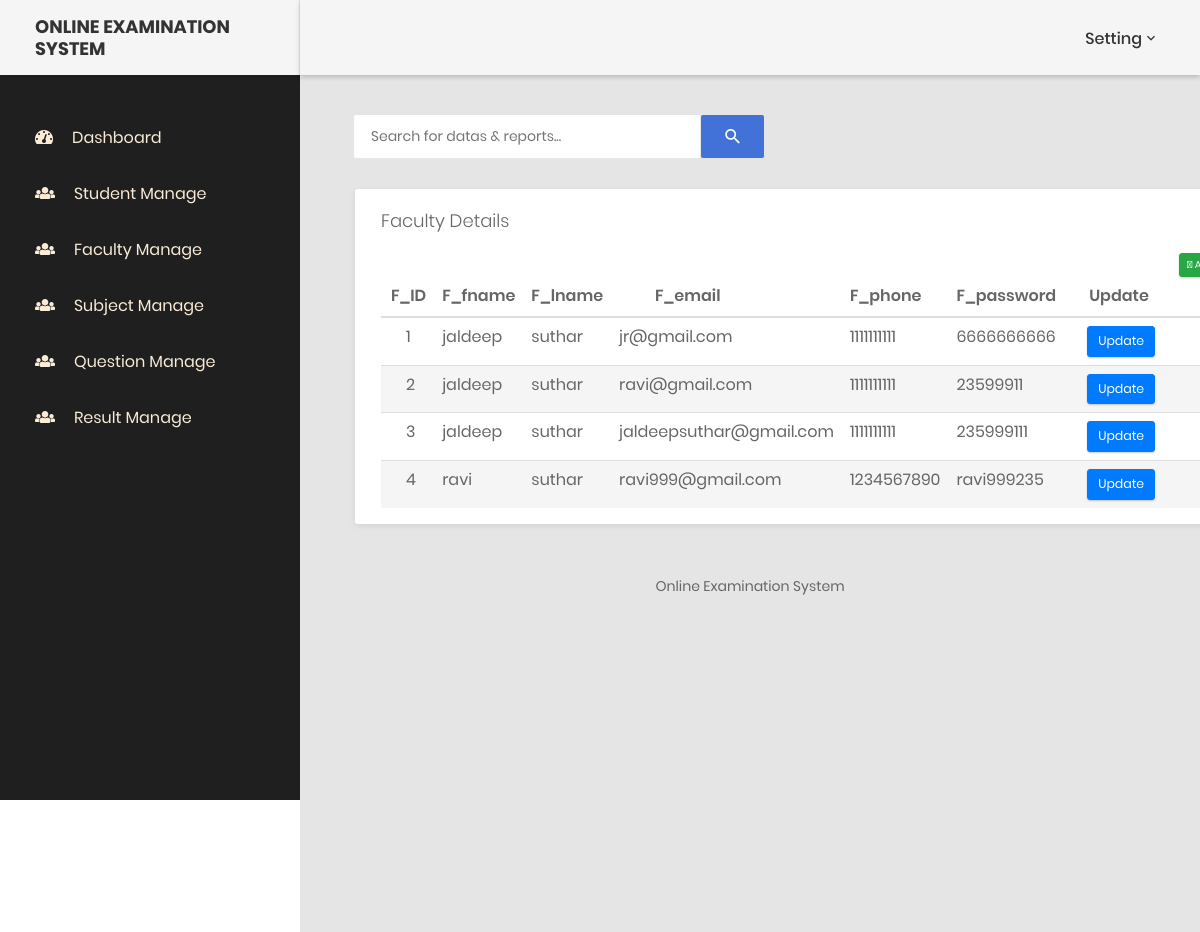
/admin/faculty.php, run on the app's committed database.
### tables this page shows
CREATE TABLE `faculty_master` (
  `F_id` int(100) NOT NULL,
  `F_fname` text NOT NULL,
  `F_lname` text NOT NULL,
  `F_email` text NOT NULL,
  `F_phone` int(10) NOT NULL,
  `F_password` text NOT NULL
);

### admin/faculty.php (the view, shortened to what this page needs)
<!DOCTYPE html>
<html lang="en">
<head>
   <link rel="stylesheet" href="assets/bootstrap.min.css">
   <link rel="stylesheet" href="assets/style.css">
   <link rel="stylesheet" href="assets/main.css">
</head>
<?php include "header.php"; ?>
<?php
   include "../connection.php";
    if(isset($_POST['submit'])){
        $search = $_POST['search'];
        $result = mysqli_query($con, "SELECT * FROM faculty_master WHERE F_id=$search");
         $count = mysqli_num_rows($result);
    }else{
        $select = "SELECT * FROM faculty_master";
        $result = mysqli_query($con,$select);
        $count = mysqli_num_rows($result);
    }
?>
<body class="animsition">
<?php include "sidebar.php"; ?>
        <div class="page-container">
            <div class="main-content" id="main-content">
                <div class="section__content section__content--p30">
                <form class="form-header" action="" method="POST">
                                <input class="au-input au-input--xl" type="text" name="search" placeholder="Search for datas &amp; reports..." />
                                <button class="au-btn--submit" type="submit" name="submit">
                                    <i class="zmdi zmdi-search"></i>
                                </button>
                            </form>
                    <div id="container-fluid" class="container-fluid">
                    <div class="row m-t-30">
                    <div class="row">
                    <div class="col-md-12">
							<div class="panel">
								<div class="panel-heading">
									<h3 class="panel-title">Faculty Details</h3>
								</div>
                                <div  id="add">
                                <button type="button" name="submit" class="btn btn-success pull-right">
                                <i class="fa-plus-square"></i>&nbsp;<a href="fac_add.php" class="text-white"> ADD FACULTY</a></button>
                                </div>
								<div class="panel-body">
									<table class="table table-striped">
										<thead>
											<tr>
                                                <th id="sid">F_ID</th>
												<th>F_fname</th>
												<th>F_lname</th>
												<th id="head1">F_email</th>
												<th>F_phone</th>
                                                <th>F_password</th>
                                                <th id="head">Update</th>
                                                <th id="head1">Delete</th>
											</tr>
										</thead>
										<tbody>
                                        <?php
                                        if($count > 0) {
                                            while($data = mysqli_fetch_assoc($result)){
                                        ?>
                                            <tr>
                                                <td><?php echo $data['F_id']; ?></td>
                                                <td><?php echo $data['F_fname']; ?></td>
                                                <td><?php echo $data['F_lname']; ?></td>
                                                <td><?php echo $data['F_email']; ?></td>
                                                <td><?php echo $data['F_phone']; ?></td>
                                                <td><?php echo $data['F_password']; ?></td>
                                                <td>
                                                <div class="card-body" id="btn">
                                                <button type="button"  class="btn btn-primary btn-lg" data-toggle="modal"  data-target="#exampleModalCenter"><a href="fac_update.php?fid=<?php echo $data['F_id'];?>" name="update" class="text-white">Update</a></button>
                                                </div>
                                             </td>
                                           <td>
                                               <div class="card-body" id="btn">
                                               </td>
                                               </div>
                                           <?php
                                        }
                                            }
                                           ?>
                                </div>
                            </div>
                    </div>
                </div>
            </div>
   <?php include "footer.php"; ?>
</body>
</html>

### admin/header.php (shortened to what this page needs)
<!DOCTYPE html>
<html lang="en">
<head>
    <link href="css/font-face.css" rel="stylesheet" media="all">
    <link href="vendor/font-awesome-4.7/css/font-awesome.min.css" rel="stylesheet" media="all">
    <link href="vendor/font-awesome-5/css/fontawesome-all.min.css" rel="stylesheet" media="all">
    <link href="vendor/mdi-font/css/material-design-iconic-font.min.css" rel="stylesheet" media="all">
    <link href="vendor/bootstrap-4.1/bootstrap.min.css" rel="stylesheet" media="all">
    <link href="vendor/animsition/animsition.min.css" rel="stylesheet" media="all">
    <link href="vendor/bootstrap-progressbar/bootstrap-progressbar-3.3.4.min.css" rel="stylesheet" media="all">
    <link href="vendor/wow/animate.css" rel="stylesheet" media="all">
    <link href="vendor/css-hamburgers/hamburgers.min.css" rel="stylesheet" media="all">
    <link href="vendor/slick/slick.css" rel="stylesheet" media="all">
    <link href="vendor/select2/select2.min.css" rel="stylesheet" media="all">
    <link href="vendor/perfect-scrollbar/perfect-scrollbar.css" rel="stylesheet" media="all">
    <link href="css/theme.css" rel="stylesheet" media="all">
</head>
<body class="animsition">
    <div class="page-wrapper">
         <header class="header-desktop">
                <div class="section__content section__content--p30">
                    <div class="container-fluid">
                        <div class="header-wrap">
                            <div class="header-button">
                                <div class="noti-wrap">
                                <div class="account-wrap">
                                    <div class="account-item clearfix js-item-menu">
                                        <div class="image">
                                        </div>
                                        <div class="content">
                                            <a class="js-acc-btn" href="#">Setting</a>
                                        </div>
                                    </div>
                                </div>
                            </div>
                        </div>
                    </div>
                </div>
            </header>
</body>
</html>

### admin/sidebar.php
<!DOCTYPE html>
<html lang="en">
<?php include "header.php"; ?>
<body class="animsition">
        <aside class="menu-sidebar d-none d-lg-block">
            <div class="logo">
                <a href="#">
                   <h4> ONLINE EXAMINATION SYSTEM</h4>
                </a>
            </div>
            <div class="menu-sidebar__content js-scrollbar1" >
                <nav class="navbar-sidebar">
                    <ul class="list-unstyled navbar__list">
                        <li class="active has-sub">
                            <a class="js-arrow" href="dashboard.php">
                                <i class="fas fa-tachometer-alt"></i>Dashboard</a>
                        </li>
                       <li>
                            <a href="student.php" >
                                <i class="fas fa-users"></i>Student Manage</a>
                            </li>
                        <li>
                            <a href="faculty.php">
                                <i class="fas  fa-users"></i>Faculty Manage</a>
                        </li>
                        <li>
                            <a href="subject.php">
                                <i class="fas  fa-users"></i>Subject Manage</a>
                        </li>
                        <li>
                            <a href="question.php">
                                <i class="fas  fa-users"></i>Question Manage</a>
                        </li>
                        <li>
                            <a href="result.php">
                                <i class="fas  fa-users"></i>Result Manage</a>
                        </li>
                    </ul>
                </nav>
            </div>
        </aside>
        <?php include "footer.php"; ?>
</body>
</html>

### admin/footer.php (shortened to what this page needs)
<!DOCTYPE html>
<html lang="en">
<head>
</head>
<body>
<div class="row">
                            <div class="col-md-12">
                                <div class="copyright">
                                    <p>Online Examination System</p>
                                </div>
                            </div>
                        </div>
</body>
</html>

### admin/assets/main.css (style rules this page uses)
html { position: relative; min-height: 100%; }
body { background-color: #F3F5F8; font-family: "Source Sans Pro", sans-serif; font-size: 15px; color: #676a6d; }
a { color: #3287B2; }
th { font-weight: 600; }
.copyright { margin-bottom: 0; text-align: right; font-size: 13px; }
.main-content { padding: 28px 10px; }
.btn { -webkit-border-radius: 2px; -moz-border-radius: 2px; border-radius: 2px; -moz-box-shadow: 0px 1px 2px 0 rgba(0, 0, 0, 0.2); -webkit-box-shadow: 0px 1px 2px 0 rgba(0, 0, 0, 0.2); box-shadow: 0px 1px 2px 0 rgba(0, 0, 0, 0.2); padding: 6px 22px; }
.btn-group-lg > .btn, .btn-lg { padding: 10px 28px; }
.btn-primary { background-color: #00AAFF; border-color: #00a0f0; }
.btn-success { background-color: #41B314; border-color: #3ca512; }
.panel { -webkit-border-radius: 3px; -moz-border-radius: 3px; border-radius: 3px; -moz-box-shadow: 0 2px 6px rgba(0, 0, 0, 0.08); -webkit-box-shadow: 0 2px 6px rgba(0, 0, 0, 0.08); box-shadow: 0 2px 6px rgba(0, 0, 0, 0.08); background-color: #fff; margin-bottom: 30px; }
.panel .panel-heading, .panel .panel-body, .panel .panel-footer { padding-left: 25px; padding-right: 25px; }
.panel .panel-heading { padding-top: 20px; padding-bottom: 20px; position: relative; }
.panel .panel-heading .panel-title { margin: 0; font-size: 18px; font-weight: 300; }
.panel .panel-body { padding-top: 10px; padding-bottom: 15px; }
.panel .table > thead > tr > td:first-child, .panel .table > thead > tr > th:first-child, .panel .table > tbody > tr > td:first-child, .panel .table > tbody > tr > th:first-child, .panel .table > tfoot > tr > td:first-child, .panel .table > tfoot > tr > th:first-child { padding-left: 25px; }
.panel .table > thead > tr > td:last-child, .panel .table > thead > tr > th:last-child, .panel .table > tbody > tr > td:last-child, .panel .table > tbody > tr > th:last-child, .panel .table > tfoot > tr > td:last-child, .panel .table > tfoot > tr > th:last-child { padding-left: 25px; }

### admin/faculty.php (style rules this page uses)
#main-content { padding-top: 10px !important; min-height: 100vh; }
#head { padding-left: 25px !important; }
#head1 { padding-left: 44px !important; }
#add { padding-right: 30px !important; padding-bottom: 10px !important; }
#sid { padding-left: 10px !important; }
#btn { padding: 0px !important; padding-left: 15px!important; }
#container-fluid { padding-left: 30px !important; }
.form-header { padding-left: 13px; }

### data on the page
faculty_master: F_id "1", F_fname "jaldeep", F_lname "suthar", F_email "jr@gmail.com", F_phone "1111111111", F_password "6666666666"
faculty_master: F_id "2", F_fname "jaldeep", F_lname "suthar", F_email "ravi@gmail.com", F_phone "1111111111", F_password "23599911"
faculty_master: F_id "3", F_fname "jaldeep", F_lname "suthar", F_email "jaldeepsuthar@gmail.com", F_phone "1111111111", F_password "235999111"
faculty_master: F_id "4", F_fname "ravi", F_lname "suthar", F_email "ravi999@gmail.com", F_phone "1234567890", F_password "ravi999235"
